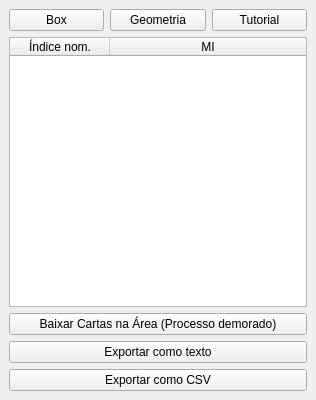
<?xml version="1.0" encoding="UTF-8"?>
<ui version="4.0">
 <class>convWindow</class>
 <widget class="QDockWidget" name="convWindow">
  <property name="geometry">
   <rect>
    <x>0</x>
    <y>0</y>
    <width>316</width>
    <height>400</height>
   </rect>
  </property>
  <property name="sizePolicy">
   <sizepolicy hsizetype="Preferred" vsizetype="Preferred">
    <horstretch>0</horstretch>
    <verstretch>0</verstretch>
   </sizepolicy>
  </property>
  <property name="minimumSize">
   <size>
    <width>316</width>
    <height>400</height>
   </size>
  </property>
  <property name="windowTitle">
   <string>Determinar MI - Area</string>
  </property>
  <widget class="QWidget" name="dockWidgetContents">
   <layout class="QVBoxLayout" name="verticalLayout">
    <item>
     <layout class="QHBoxLayout" name="horizontalLayout">
      <item>
       <widget class="QPushButton" name="boxButton">
        <property name="text">
         <string>Box</string>
        </property>
        <property name="checkable">
         <bool>true</bool>
        </property>
        <property name="checked">
         <bool>false</bool>
        </property>
        <property name="autoExclusive">
         <bool>false</bool>
        </property>
       </widget>
      </item>
      <item>
       <widget class="QPushButton" name="geometryButton">
        <property name="text">
         <string>Geometria</string>
        </property>
        <property name="checkable">
         <bool>false</bool>
        </property>
        <property name="checked">
         <bool>false</bool>
        </property>
        <property name="autoExclusive">
         <bool>false</bool>
        </property>
       </widget>
      </item>
      <item>
       <widget class="QPushButton" name="tutorialButton">
        <property name="text">
         <string>Tutorial</string>
        </property>
        <property name="checkable">
         <bool>false</bool>
        </property>
        <property name="checked">
         <bool>false</bool>
        </property>
        <property name="autoExclusive">
         <bool>false</bool>
        </property>
       </widget>
      </item>
     </layout>
    </item>
    <item>
     <widget class="QTreeWidget" name="mapList">
      <property name="editTriggers">
       <set>QAbstractItemView::NoEditTriggers</set>
      </property>
      <property name="alternatingRowColors">
       <bool>true</bool>
      </property>
      <property name="selectionMode">
       <enum>QAbstractItemView::SingleSelection</enum>
      </property>
      <attribute name="headerCascadingSectionResizes">
       <bool>false</bool>
      </attribute>
      <attribute name="headerStretchLastSection">
       <bool>true</bool>
      </attribute>
      <column>
       <property name="text">
        <string>Índice nom.</string>
       </property>
       <property name="textAlignment">
        <set>AlignCenter</set>
       </property>
      </column>
      <column>
       <property name="text">
        <string>MI</string>
       </property>
       <property name="textAlignment">
        <set>AlignCenter</set>
       </property>
      </column>
     </widget>
    </item>
    <item>
     <widget class="QPushButton" name="downloadButton">
      <property name="text">
       <string>Baixar Cartas na Área (Processo demorado)</string>
      </property>
     </widget>
    </item>
    <item>
     <widget class="QPushButton" name="txtButton">
      <property name="text">
       <string>Exportar como texto</string>
      </property>
     </widget>
    </item>
    <item>
     <widget class="QPushButton" name="csvButton">
      <property name="text">
       <string>Exportar como CSV</string>
      </property>
     </widget>
    </item>
   </layout>
  </widget>
 </widget>
 <resources/>
 <connections/>
</ui>
